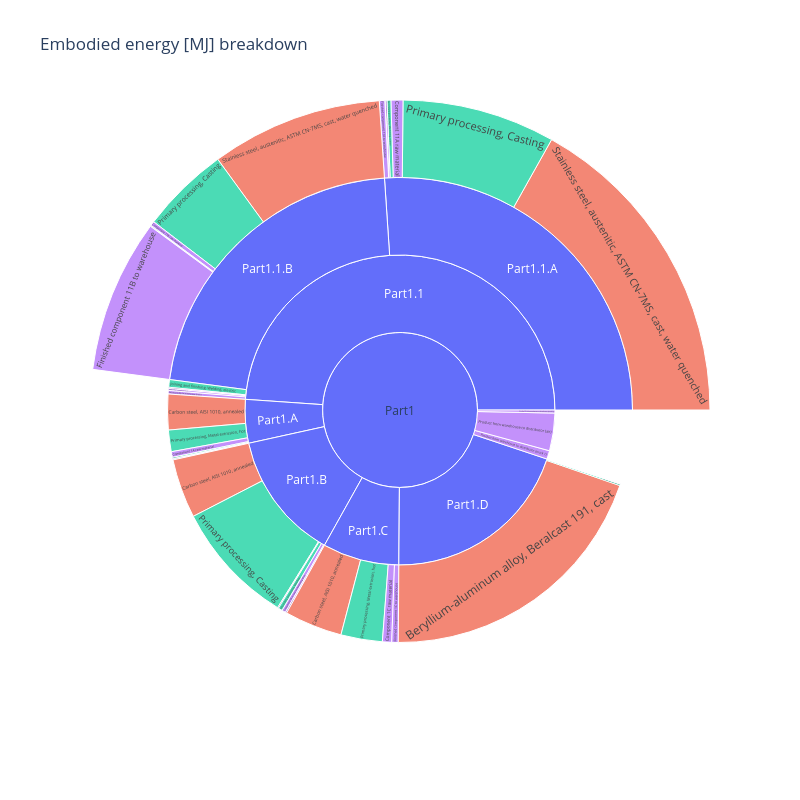

Notebook code cell kept with this figure:
### Markdown cell above
Finally, visualize the data in a ``sunburst`` hierarchical chart:

* The segments are represented hierarchically. The BoM is at the center, and items further down
the hierarchy are further out in the plot.
* Item type is represented by color.
* The size of the segment represents the environmental impact of that item.

### Code cell
import plotly.express as px

fig = px.sunburst(
    df,
    names=df["name"],
    ids=df["id"],
    parents=df["parent_id"],
    values=df["embodied energy [MJ]"],
    branchvalues="total",
    color=df["type"],
    title="Embodied energy [MJ] breakdown",
    width=800,
    height=800,
)
# Disable sorting, so that items appear in the same order as in the BoM.
fig.update_traces(sort=False)
fig.show()

### Figure 1 — Plotly figure (JSON) as saved in the notebook; plotly's stock layout.template omitted (floating-point values rounded to 4 significant figures)
{"data": [{"branchvalues": "total", "domain": {"x": [0.0, 1.0], "y": [0.0, 1.0]}, "hovertemplate": "name=%{label}<br>embodied energy [MJ]=%{value}<br>parent_id=%{parent}<br>id=%{id}<extra></extra>", "ids": ["P1", "P2", "P3", "P4", "P5", "P6", "P7", "P8", "P9", "P10", "P11", "P12", "P13", "P14", "P16", "P17", "P19", "P20", "P21", "P22", "P23", "P24", "P25", "P26", "P27", "P29", "P30", "P32", "P33", "P34", "P35", "P36", "P38", "P39", "P41", "P42", "P43", "P44", "P45", "P47", "P48", "P49", "P50", "P51", "P53", "P54", "P56", "P57", "P58", "P59"], "labels": ["Part1", "Part1.1", "Part1.1.A", "Stainless steel, austenitic, ASTM CN-7MS, cast, water quenched", "Primary processing, Casting", "Component 11A raw material", "Secondary processing, Machining, coarse", "Component 11A as-cast to machining shop", "Secondary processing, Machining, fine", "Finished component 11A to warehouse", "Part1.1.B", "Stainless steel, austenitic, ASTM CN-7MS, cast, water quenched", "Primary processing, Casting", "Component 11B raw material", "Secondary processing, Machining, fine", "Component 11B as-cast to machining shop", "Finished component 11B to warehouse", "Joining and finishing, Welding, electric", "Warehouse to subassembly fabricator", "Subassembly to warehouse (truck)", "Subassembly to warehouse (train)", "Part1.A", "Carbon steel, AISI 1010, annealed", "Primary processing, Metal extrusion, hot", "Component 1A raw material", "Machining, fine", "Component 1A as-cast to machining shop", "Finished component 1A to warehouse", "Part1.B", "Carbon steel, AISI 1010, annealed", "Primary processing, Casting", "Component 1B raw material", "Secondary processing, Grinding", "Component 1B as-cast to machining shop", "Finished component 1B to warehouse", "Part1.C", "Carbon steel, AISI 1010, annealed", "Primary processing, Metal extrusion, hot", "Component 1C raw material", "Finished component 1C to warehouse", "Part1.D", "Beryllium-aluminum alloy, Beralcast 191, cast", "Primary processing, Metal extrusion, hot", "Component 1D raw material", "Secondary processing, Machining, fine", "Component 1D as-cast to machining shop", "Finished component 1D to warehouse", "Product from warehouse to distributor (truck 1)", "Product from warehouse to distributor (air)", "Product from warehouse to distributor (truck 2)"], "marker": {"colors": ["#636efa", "#636efa", "#636efa", "#EF553B", "#00cc96", "#ab63fa", "#00cc96", "#ab63fa", "#00cc96", "#ab63fa", "#636efa", "#EF553B", "#00cc96", "#ab63fa", "#00cc96", "#ab63fa", "#ab63fa", "#00cc96", "#ab63fa", "#ab63fa", "#ab63fa", "#636efa", "#EF553B", "#00cc96", "#ab63fa", "#00cc96", "#ab63fa", "#ab63fa", "#636efa", "#EF553B", "#00cc96", "#ab63fa", "#00cc96", "#ab63fa", "#ab63fa", "#636efa", "#EF553B", "#00cc96", "#ab63fa", "#ab63fa", "#636efa", "#EF553B", "#00cc96", "#ab63fa", "#00cc96", "#ab63fa", "#ab63fa", "#ab63fa", "#ab63fa", "#ab63fa"]}, "name": "", "parents": ["", "P1", "P2", "P3", "P3", "P3", "P3", "P3", "P3", "P3", "P2", "P11", "P11", "P11", "P11", "P11", "P11", "P2", "P2", "P2", "P2", "P1", "P24", "P24", "P24", "P24", "P24", "P24", "P1", "P33", "P33", "P33", "P33", "P33", "P33", "P1", "P42", "P42", "P42", "P42", "P1", "P48", "P48", "P48", "P48", "P48", "P48", "P1", "P1", "P1"], "sort": false, "type": "sunburst", "values": [593.1, 290.0, 154.6, 100.0, 47.31, 3.697, 1.215, 0.5545, 0.08363, 1.692, 129.5, 53.01, 27.36, 1.371, 0.2239, 0.09796, 47.48, 3.165, 0.4841, 0.7957, 1.452, 26.94, 14.68, 8.87, 2.343, 0.5933, 0.1172, 0.3348, 79.75, 24.41, 51.09, 0.3897, 1.758, 1.559, 0.5433, 47.38, 23.84, 17.07, 3.805, 2.663, 118.6, 117.7, 0.6665, 0.03951, 0.07302, 0.05927, 0.01317, 5.268, 23.25, 1.881]}], "layout": {"height": 800, "legend": {"tracegroupgap": 0}, "title": {"text": "Embodied energy [MJ] breakdown"}, "width": 800}}
